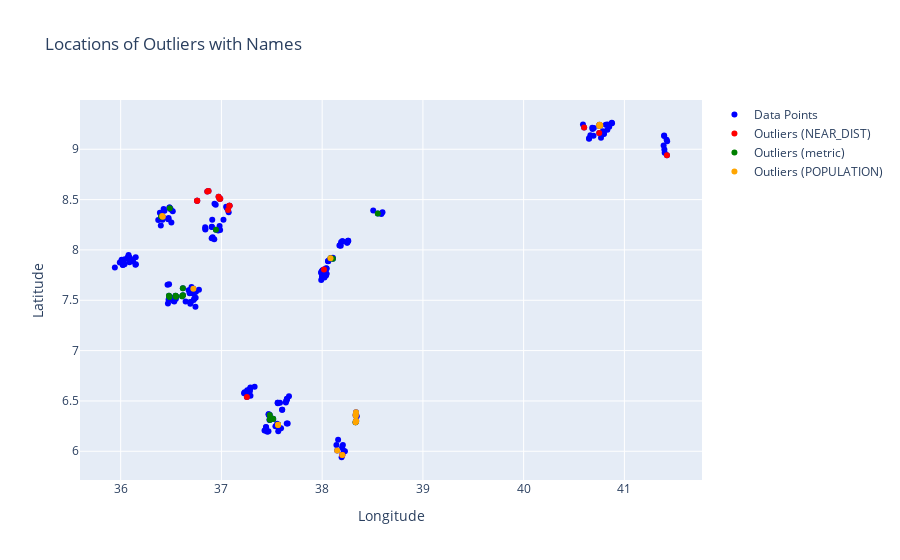

Notebook cell for this chart:
### Code cell
import plotly.graph_objects as go
import pandas as pd
import seaborn as sns
import matplotlib.pyplot as plt

Q1 = df[['NEAR_DIST', 'metric', 'POPULATION']].quantile(0.25)
Q3 = df[['NEAR_DIST', 'metric', 'POPULATION']].quantile(0.75)
IQR = Q3 - Q1

# Define upper and lower bounds for outliers
lower_bound = Q1 - 1.5 * IQR
upper_bound = Q3 + 1.5 * IQR

# Identify outliers for each variable
outliers_near_dist = df[(df['NEAR_DIST'] < lower_bound['NEAR_DIST']) | (df['NEAR_DIST'] > upper_bound['NEAR_DIST'])]
outliers_metric = df[(df['metric'] < lower_bound['metric']) | (df['metric'] > upper_bound['metric'])]
outliers_population = df[(df['POPULATION'] < lower_bound['POPULATION']) | (df['POPULATION'] > upper_bound['POPULATION'])]

# Create the scatter plot with outliers
fig_map_outliers_names = go.Figure()

# Add scatter plot traces for data points and outliers
fig_map_outliers_names.add_trace(go.Scatter(
    x=df['GPS__Longi'],
    y=df['GPS__Latit'],
    mode='markers',
    marker=dict(color='blue'),
    name='Data Points',
    text=df['Opportunit'],  # Use the 'Name' column for text annotations
    hoverinfo='text'  # Show text on hover
))

fig_map_outliers_names.add_trace(go.Scatter(
    x=outliers_near_dist['GPS__Longi'],
    y=outliers_near_dist['GPS__Latit'],
    mode='markers',
    marker=dict(color='red'),
    name='Outliers (NEAR_DIST)',
    text=outliers_near_dist['Opportunit'],  # Use the 'Name' column for text annotations
    hoverinfo='text'  # Show text on hover
))

fig_map_outliers_names.add_trace(go.Scatter(
    x=outliers_metric['GPS__Longi'],
    y=outliers_metric['GPS__Latit'],
    mode='markers',
    marker=dict(color='green'),
    name='Outliers (metric)',
    text=outliers_metric['Opportunit'],  # Use the 'Name' column for text annotations
    hoverinfo='text'  # Show text on hover
))

fig_map_outliers_names.add_trace(go.Scatter(
    x=outliers_population['GPS__Longi'],
    y=outliers_population['GPS__Latit'],
    mode='markers',
    marker=dict(color='orange'),
    name='Outliers (POPULATION)',
    text=outliers_population['Opportunit'],  # Use the 'Name' column for text annotations
    hoverinfo='text'  # Show text on hover
))

# Layout for scatter plot
fig_map_outliers_names.update_layout(
    title='Locations of Outliers with Names',
    xaxis_title='Longitude',
    yaxis_title='Latitude'
)

# Define the outlier data as a table
outlier_table = pd.concat([outliers_near_dist, outliers_metric, outliers_population])

# Create a table trace
table_trace = go.Table(
    header=dict(values=['Opportunit', 'NEAR_DIST', 'metric', 'POPULATION'],
                fill_color='paleturquoise',
                align='left'),
    cells=dict(values=[outlier_table['Opportunit'], outlier_table['NEAR_DIST'], outlier_table['metric'], outlier_table['POPULATION']],
               fill=dict(color=[outlier_table['metric'].apply(lambda x: 'green' if x in outliers_metric['metric'].values else 'orange' if x in outliers_population['metric'].values else 'red')]),
               align='left')
)

# Layout for the table
table_layout = go.Layout(
    title='Outlier Data Table'
)

# Add the table trace to the figure
fig_with_table = go.Figure(data=[table_trace], layout=table_layout)

# Display the scatter plot and table together
fig_map_outliers_names.show()

### Figure 1 — Plotly figure (JSON) as saved in the notebook; plotly's stock layout.template omitted (floating-point values rounded to 4 significant figures; data arrays with more than 128 entries replaced by an {"elided": "..."} marker saying what was removed)
{"data": [{"hoverinfo": "text", "marker": {"color": "blue"}, "mode": "markers", "name": "Data Points", "text": {"elided": "250 str values"}, "type": "scatter", "x": {"elided": "250 float values"}, "y": {"elided": "250 float values"}}, {"hoverinfo": "text", "marker": {"color": "red"}, "mode": "markers", "name": "Outliers (NEAR_DIST)", "text": ["- Walda - 1050395", "- Sarde - 1049413", "- Alga - 1049412", "- Bakke Reettii - 1049410", "- Iyasi - 1049409", "- Ooso - 1049407", "- Miiloo Second - 1049030", "- Inayyo - 1049024", "- Inayyoo - 1049023", "- Gondore - 1049022", "- Caffe Third - 1049021", "- She Ahmed - 1050341", "- Dabala - 1050312", "Ethiopia - Cheniga - 1049482", "- Arere Minche - 1049747", "- Kember - 1050413"], "type": "scatter", "x": [41.42, 36.76, 36.86, 36.76, 36.87, 37.07, 36.97, 37.08, 37.08, 36.98, 36.99, 40.6, 40.75, 37.25, 38.2, 38.02], "y": [8.941, 8.488, 8.579, 8.488, 8.586, 8.395, 8.529, 8.438, 8.439, 8.508, 8.508, 9.216, 9.161, 6.54, 5.962, 7.806]}, {"hoverinfo": "text", "marker": {"color": "green"}, "mode": "markers", "name": "Outliers (metric)", "text": ["- Dangawaj - 1049717", "- Anaba - 1049715", "- Ilkee - 1049596", "- Ambalta - 1049516", "- Raammee - 1049515", "- Ginabe - 1049514", "- Nagade - 1049512", "- Ambalta - 1049511", "- Urgesa - 1049495", "- Buluke Doose - 1049494", "- Darita 1st - 1049076", "- Zuriko - 1049572", "- Giyale - 1049571", "- Shupate - 1049570", "- Elese - 1049522", "- Gara Gitora 2 - 1049506", "- Geressa Gitora - 1049505", "- Baloa - 1049637", "- Gawiga - 1049569", "- Gortti - 1050334", "- Loke - 1050374", "- Gishesha - 1050373"], "type": "scatter", "x": [36.4, 36.49, 36.62, 36.55, 36.61, 36.62, 36.55, 36.55, 36.48, 36.48, 36.95, 37.51, 37.51, 37.48, 37.48, 37.56, 37.56, 38.33, 37.48, 38.55, 38.08, 38.11], "y": [8.329, 8.414, 7.62, 7.539, 7.539, 7.55, 7.534, 7.545, 7.533, 7.546, 8.199, 6.321, 6.323, 6.315, 6.361, 6.263, 6.261, 6.287, 6.313, 8.361, 7.917, 7.913]}, {"hoverinfo": "text", "marker": {"color": "orange"}, "mode": "markers", "name": "Outliers (POPULATION)", "text": ["- Leencha - 1049728", "- Dangawaj Qalaa - 1049726", "- Aniya - 1049595", "- Muzika Racha - 1050355", "- Federal Camp - 1050353", "- Kubaniya - 1050352", "- Bunoo 4 - 1050351", "- Bunoo - 1050350", "- Bunoo 2 - 1050349", "- Gara Gitora 2 - 1049506", "- Geressa Gitora - 1049505", "- Arere Minche - 1049747", "- Hamusi Gebeya - 1049708", "- Awala seferi - 1049659", "- Birebirta - 1049655", "- Piyayou - 1049654", "- Ginda 01 - 1049638", "- Baloa - 1049637", "- Goro 01 - 1049636", "- Loke - 1050374"], "type": "scatter", "x": [36.41, 36.42, 36.72, 40.75, 40.76, 40.76, 40.75, 40.75, 40.76, 37.56, 37.56, 38.2, 38.15, 38.33, 38.33, 38.34, 38.34, 38.33, 38.34, 38.08], "y": [8.338, 8.329, 7.614, 9.23, 9.235, 9.238, 9.242, 9.243, 9.24, 6.263, 6.261, 5.962, 6.008, 6.353, 6.361, 6.387, 6.301, 6.287, 6.3, 7.917]}], "layout": {"title": {"text": "Locations of Outliers with Names"}, "xaxis": {"title": {"text": "Longitude"}}, "yaxis": {"title": {"text": "Latitude"}}}}
